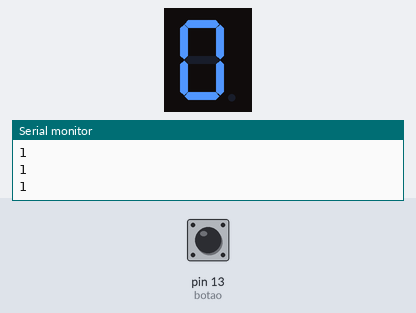
The sketch below on a simulated Arduino Uno, built with avr-gcc and run on an emulated ATmega328P. Parts: 1-digit seven-segment display, the last lines printed to the serial monitor. Wiring (inferred from the names in the program): 1-digit 7-segment display, segments lit when HIGH: segments pin 2, pin 3, pin 4, pin 5, pin 6, pin 7, pin 8. Inputs (shaded band) come from the test bench; at power-on: pin 13 (botao) HIGH. The segment pins are drawn as the display they are named for.

Above: at 1.2 s.
1.3 s: pin 13 (botao) pulled LOW for 1 s
At 1.7 s:
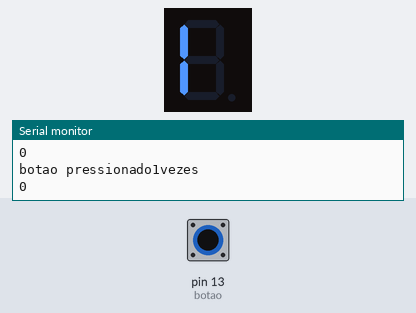
3.8 s: pin 13 (botao) pulled LOW for 0.25 s
At 5.2 s:
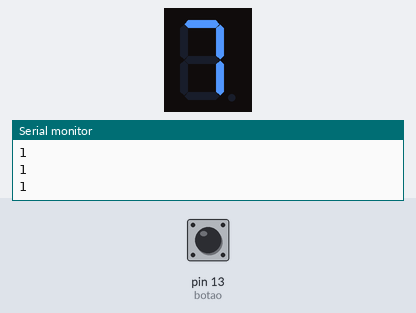
5.7 s: pin 13 (botao) pulled LOW for 0.25 s
At 6.6 s:
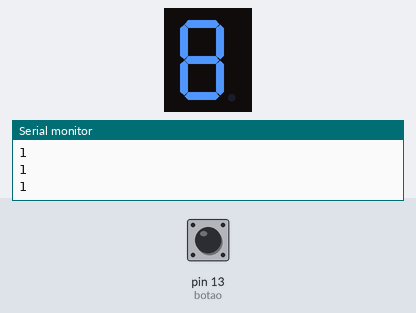
7.5 s: pin 13 (botao) pulled LOW for 1 s
At 9.7 s:
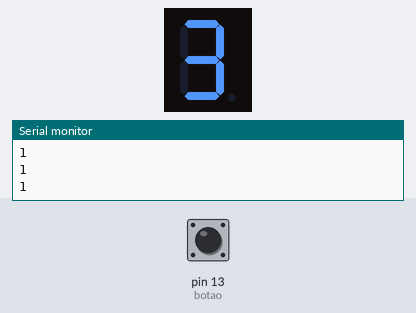
10.0 s: pin 13 (botao) pulled LOW for 3.2 s
At 13.6 s:
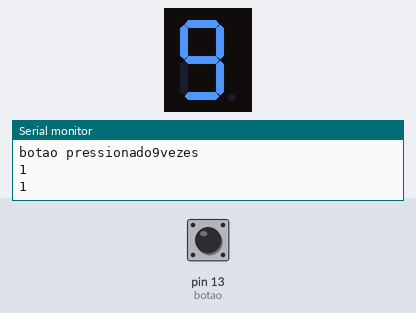
Timing chart, 0 to 15.1 s (numbered marks = the images above; inputs shaded):
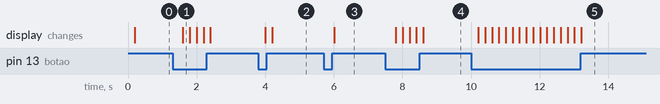

The sketch:

Projeto_6_Trabalho_avaliacao.ino
```cpp
#define botao 13
#define a 2
#define b 3
#define c 4
#define d 5
#define e 6
#define f 7
#define g 8
int leitura_botao = 0;
int contador = 0;

void setup() {
  Serial.begin(9600);
  pinMode(botao, INPUT);
  pinMode(a, OUTPUT);
  pinMode(b, OUTPUT);
  pinMode(c, OUTPUT);
  pinMode(d, OUTPUT);
  pinMode(e, OUTPUT);
  pinMode(f, OUTPUT);
  pinMode(g, OUTPUT);
}

void loop() {
  leitura_botao = digitalRead (botao);
  Serial.println(leitura_botao);
  delay(200);

if(leitura_botao==0){
    contador = contador + 1;
    Serial.print("botao pressionado");
    Serial.print(contador);
    Serial.println("vezes");
  }

  switch (contador){
    case 1: //numero 1
          digitalWrite (a, LOW);
          digitalWrite (b, LOW);
          digitalWrite (c, LOW);
          digitalWrite (d, LOW);
          digitalWrite (e, HIGH);
          digitalWrite (f, HIGH);
          digitalWrite (g, LOW);

          break;
    case 2: //numero 2
          digitalWrite (a, HIGH);
          digitalWrite (b, HIGH);
          digitalWrite (c, LOW);
          digitalWrite (d, HIGH);
          digitalWrite (e, HIGH);
          digitalWrite (f, LOW);
          digitalWrite (g, HIGH);
          break;
    case 3: //numero 3
          digitalWrite (a, HIGH);
          digitalWrite (b, HIGH);
          digitalWrite (c, HIGH);
          digitalWrite (d, HIGH);
          digitalWrite (e, LOW);
          digitalWrite (f, LOW);
          digitalWrite (g, HIGH);
          break;
    case 4: //numero 4
          digitalWrite (a, LOW);
          digitalWrite (b, HIGH);
          digitalWrite (c, HIGH);
          digitalWrite (d, LOW);
          digitalWrite (e, LOW);
          digitalWrite (f, HIGH);
          digitalWrite (g, HIGH);
          break;
    case 5: // numero 5
          digitalWrite (a, HIGH);
          digitalWrite (b, LOW);
          digitalWrite (c, HIGH);
          digitalWrite (d, HIGH);
          digitalWrite (e, LOW);
          digitalWrite (f, HIGH);
          digitalWrite (g, HIGH);
          break;
    case 6: // numero 6
          digitalWrite (a, HIGH);
          digitalWrite (b, LOW);
          digitalWrite (c, HIGH);
          digitalWrite (d, HIGH);
          digitalWrite (e, HIGH);
          digitalWrite (f, HIGH);
          digitalWrite (g, HIGH);
          break;
    case 7: //numero 7
          digitalWrite (a, HIGH);
          digitalWrite (b, HIGH);
          digitalWrite (c, HIGH);
          digitalWrite (d, LOW);
          digitalWrite (e, LOW);
          digitalWrite (f, LOW);
          digitalWrite (g, LOW);
          break;
    case 8: //numero 8
          digitalWrite (a, HIGH);
          digitalWrite (b, HIGH);
          digitalWrite (c, HIGH);
          digitalWrite (d, HIGH);
          digitalWrite (e, HIGH);
          digitalWrite (f, HIGH);
          digitalWrite (g, HIGH);
          break;
    case 9: //numero 9
          digitalWrite (a, HIGH);
          digitalWrite (b, HIGH);
          digitalWrite (c, HIGH);
          digitalWrite (d, HIGH);
          digitalWrite (e, LOW);
          digitalWrite (f, HIGH);
          digitalWrite (g, HIGH);
          break;
    default: //numero 0
          contador=0;
          digitalWrite (a, HIGH);
          digitalWrite (b, HIGH);
          digitalWrite (c, HIGH);
          digitalWrite (d, HIGH);
          digitalWrite (e, HIGH);
          digitalWrite (f, HIGH);
          digitalWrite (g, LOW);
          break;
    }
}
```

Measured:
- after the input at 1.3 s, the display: changes after 0.30 s (image 1)
- after the input at 3.8 s, the display: first changes after 0.20 s (image 2 shows a later state)
- after the input at 5.7 s, the display: changes after 0.31 s (image 3)
- after the input at 7.5 s, the display: first changes after 0.31 s (image 4 shows a later state)
- after the input at 10.0 s, the display: first changes after 0.21 s (image 5 shows a later state)
